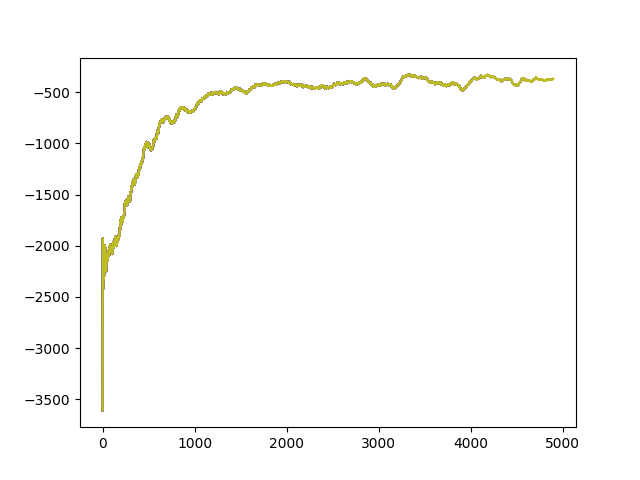

This chart was generated by the following Python code:
import gymnasium as gym
import numpy as np
import matplotlib.pyplot as plt
import pickle

def run(is_training=True, render=False):

    env = gym.make('Acrobot-v1', render_mode='human' if render else None)

    # hyperparameters
    learning_rate_a = 0.1        # alpha aka learning rate
    discount_factor_g = 0.9      # gamma aka discount factor.
    epsilon = 1                  # start episilon at 1 (100% random actions)
    epsilon_decay_rate = 0.0005  # epsilon decay rate
    epsilon_min = 0.05           # minimum epsilon
    divisions = 15               # used to convert continuous state space to discrete space

    # Divide continuous observation space into discrete segments
    th1_cos  = np.linspace(env.observation_space.low[0], env.observation_space.high[0], divisions)
    th1_sin  = np.linspace(env.observation_space.low[1], env.observation_space.high[1], divisions)
    th2_cos  = np.linspace(env.observation_space.low[2], env.observation_space.high[2], divisions)
    th2_sin  = np.linspace(env.observation_space.low[3], env.observation_space.high[3], divisions)
    th1_w    = np.linspace(env.observation_space.low[4], env.observation_space.high[4], divisions)
    th2_w    = np.linspace(env.observation_space.low[5], env.observation_space.high[5], divisions)

    if(is_training):
        # initialize q table to 15x15x15x15x15x15x3 array. 16 = division of 15 plus 1 extra slice
        q = np.zeros((len(th1_cos)+1, len(th1_sin)+1,
                      len(th2_cos)+1, len(th2_sin)+1,
                      len(th1_w)+1, len(th2_w)+1,
                      env.action_space.n))
    else:
        f = open('acrobot/acrobot.pkl', 'rb')
        q = pickle.load(f)
        f.close()


    best_reward = -999999        # track best reward
    rewards_per_episode = []     # list to store rewards for each episode
    i = 0                        # episode counter

    while(True):

        state = env.reset()[0]      # Starting position

        # Convert continuous state to discrete state
        s_i0  = np.digitize(state[0], th1_cos)
        s_i1  = np.digitize(state[1], th1_sin)
        s_i2  = np.digitize(state[2], th2_cos)
        s_i3  = np.digitize(state[3], th2_sin)
        s_i4  = np.digitize(state[4], th1_w)
        s_i5  = np.digitize(state[5], th2_w)

        terminated = False          # True when reached goal
        rewards=0                   # rewards collected per episode

        # Episode
        while(not terminated):

            if is_training and np.random.rand() < epsilon:
                # Choose random action
                action = env.action_space.sample()
            else:
                # Choose best action
                action = np.argmax(q[s_i0, s_i1, s_i2, s_i3, s_i4, s_i5, :])

            # Take action
            new_state,reward,terminated,_,_ = env.step(action)

            # Convert continuous state to discrete space
            ns_i0  = np.digitize(new_state[0], th1_cos)
            ns_i1  = np.digitize(new_state[1], th1_sin)
            ns_i2  = np.digitize(new_state[2], th2_cos)
            ns_i3  = np.digitize(new_state[3], th2_sin)
            ns_i4  = np.digitize(new_state[4], th1_w)
            ns_i5  = np.digitize(new_state[5], th2_w)

            # Update Q table
            if is_training:
                q[s_i0, s_i1, s_i2, s_i3, s_i4, s_i5, action] += \
                    learning_rate_a * (
                        reward +
                        discount_factor_g * np.max(q[ns_i0, ns_i1, ns_i2, ns_i3, ns_i4, ns_i5,:]) -
                        q[s_i0, s_i1, s_i2, s_i3, s_i4, s_i5, action]
                    )

            # Set state to new state
            state = new_state
            s_i0 = ns_i0
            s_i1 = ns_i1
            s_i2 = ns_i2
            s_i3 = ns_i3
            s_i4 = ns_i4
            s_i5 = ns_i5

            # Collect rewards
            rewards+=reward

        if rewards>best_reward:
            best_reward = rewards

            # Save Q table to file on new best reward
            if is_training:
                f = open('acrobot/acrobot.pkl','wb')
                pickle.dump(q, f)
                f.close()

        # Store rewards per episode
        rewards_per_episode.append(rewards)

        # Print stats
        if is_training and i!=0 and i%100==0:
            # Calculate mean reward over the last 100 episodes
            mean_reward = np.mean(rewards_per_episode[len(rewards_per_episode)-100:])
            print(f'Episode: {i}, Epsilon: {epsilon:0.2f}, Best Reward: {best_reward:0.1f}, Mean Rewards {mean_reward:0.1f}')

            # Graph mean rewards
            mean_rewards = []
            for t in range(i):
                # Calculate mean reward over the t-100 episodes
                mean_rewards.append(np.mean(rewards_per_episode[max(0, t-100):(t+1)]))
            plt.plot(mean_rewards)
            plt.savefig(f'acrobot/acrobot.png')

        elif not is_training:
            print(f'Episode: {i} Rewards: {rewards:0.1f}')

        # Stop, if solved
        if best_reward>env.spec.reward_threshold:
            break

        # Decay epsilon
        epsilon = max(epsilon - epsilon_decay_rate, epsilon_min)

        # Increment episode counter
        i+=1

    env.close()


if __name__ == '__main__':
    # run(is_training=True, render=False)

    run(is_training=True, render=False)